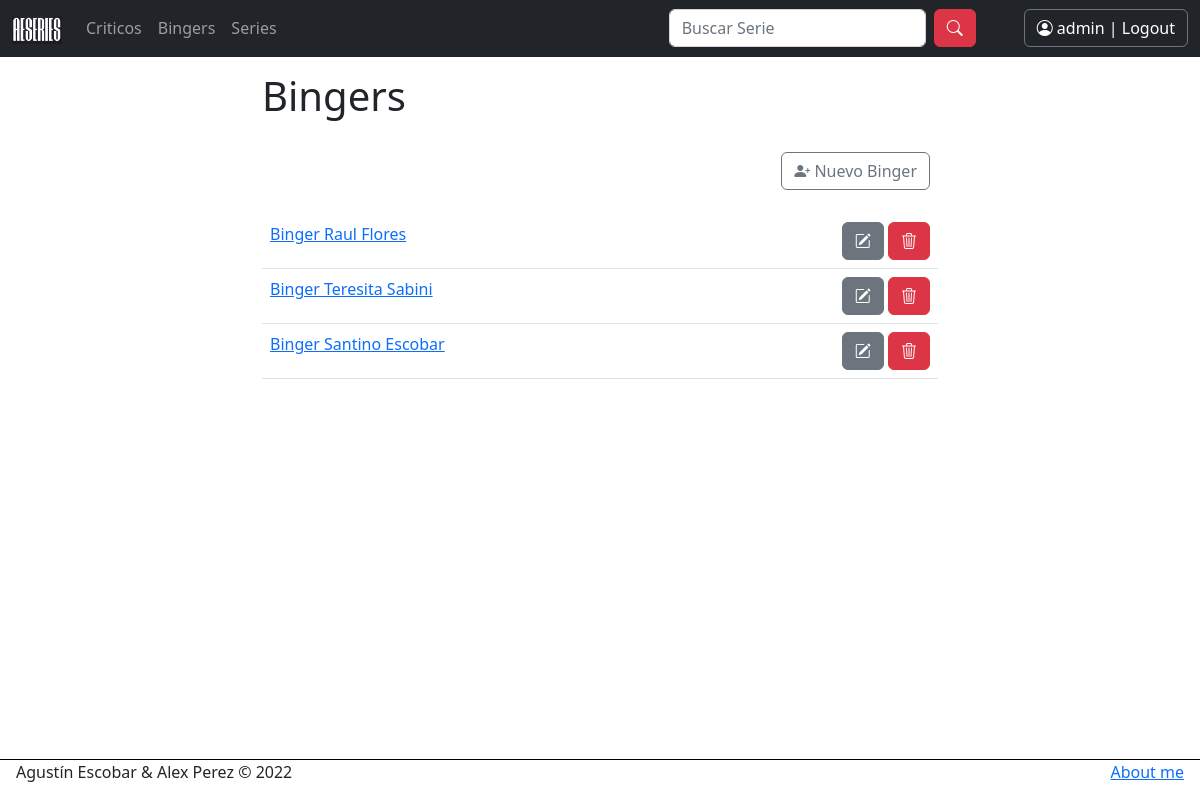
The app's page /usuarios/bingers (signed in) with its own data.
### usuarios/models.py (models this page shows)
class Binger(models.Model):
    nombre = models.CharField(max_length=50)
    apellido = models.CharField(max_length=50)
    email = models.EmailField()
    alias = models.CharField(max_length=20)
    def __str__(self):
        return f"Binger {self.nombre} {self.apellido}"

### usuarios/views.py (the view)
# urls.py: path("bingers", views.bingers, name="ListaBingers"),
def bingers(request):
    user = Binger.objects.all()
    return render(request, "usuarios/bingers.html", {"bingers": user})

### usuarios/templates/usuarios/bingers.html (shortened to what this page needs)
{% extends 'layout.html' %}
{% block contenido %}
    <h1>Bingers</h1>
    <div class="py-4" style="float: right; margin-right: 8px;"><a class="btn btn-outline-secondary" href="{% url 'NuevoBinger' %}"><i class="bi bi-person-plus-fill"></i> Nuevo Binger</a></div>
    <table class="table">
        {% for user in bingers %}
            <tr>
                <td style="max-width: 200px;"><a href="{% url 'VerBinger' user.id %}">{{ user }}</a></td>
                <td><div style="float: right;">
                    <a class="btn btn-secondary" href="{% url 'EditarBinger' user.id %}"><i class="bi bi-pencil-square"></i></a>
                    <a class="btn btn-danger" href="{% url 'EliminarBinger' user.id %}"><i class="bi bi-trash3"></i></a>
                </div></td>
            </tr>
        {% endfor %}
    </table>
{% endblock contenido %}

### usuarios/templates/layout.html (shortened to what this page needs)
{% load static %}
<!DOCTYPE html>
<html lang="en">
<head>
    <link href="https://cdn.jsdelivr.net/npm/bootstrap@5.2.0-beta1/dist/css/bootstrap.min.css" rel="stylesheet">
    <link rel="stylesheet" href="https://cdn.jsdelivr.net/npm/bootstrap-icons@1.8.2/font/bootstrap-icons.css">
</head>
<body style="margin: 0;">
    <nav class="navbar navbar-expand-lg navbar-dark bg-dark fixed-top">
        <div class="container-fluid">
          <a class="navbar-brand" href="{% url 'Inicio' %} "><img src="/media/AESeries-small.png" alt="" width="50" height="28"></a>
          <div class="collapse navbar-collapse" id="navbarSupportedContent">
            <ul class="navbar-nav me-auto mb-2 mb-lg-0">
              {% if user.is_authenticated %}
                <li class="nav-item">
                  <a class="nav-link" aria-current="page" href=" {% url 'ListaCriticos' %} ">Criticos</a>
                </li>
              <li class="nav-item">
                <a class="nav-link" href=" {% url 'ListaBingers' %} ">Bingers</a>
              </li>
              {% endif %}
              <li class="nav-item">
                <a class="nav-link" href=" {% url 'SerieList' %} ">Series</a>
              </li>
            </ul>
            <form class="d-flex mx-5" role="search" action="/paginas/buscar/" method="GET">
              <input class="form-control me-2" type="search" placeholder="Buscar Serie" aria-label="Search" name="nombre" id="nombre">
              <button class="btn btn-danger" type="submit"><i class="bi bi-search"></i></button>
            </form>
            {% if not user.is_authenticated%}
              <a style="color:white; margin-right:10px;" class="btn btn-outline-secondary" href=" {% url 'Register' %} ">Registrarse</a>
              <a style="color:white; font-weight: bold;" class="btn btn-outline-secondary" href=" {% url 'Login' %} "><i class="bi bi-person-circle" style= "font-size: 14px"></i> | Login</a>
            {% else %}
              <a style="color:white;" class="btn btn-outline-secondary" href=" {% url 'Logout' %} "><i class="bi bi-person-circle"></i>  {{ user.username }} | Logout</a>
            {% endif %}
          </div>
        </div>
      </nav>
    <div style="display: flex; flex-direction: column; min-height: 100vh;">
        <div style="flex-grow: 1; padding-inline: 1rem;">
        <div class="container mt-4 pt-5">
            {% block contenido %}
            {% endblock contenido %}
        </div>
        </div>
        <div style="flex-wrap: wrap; border-top: 1px solid black; padding-inline: 1rem;">
            <footer style="display: flex; justify-content: space-between;">
                <p>
                    Agustín Escobar & Alex Perez © 2022
                </p>
                <p>
                    <a href="{% url 'About' %} ">About me</a>
                </p>
            </footer>
        </div>
    </div>
</body>
</html>

### usuarios/templates/layout.html (style rules this page uses)
.container { max-width: 700px; }

### records on screen
Binger: nombre+apellido "Binger Raul Flores"
Binger: nombre+apellido "Binger Teresita Sabini"
Binger: nombre+apellido "Binger Santino Escobar"

### other values on screen
{{ user.username }} "admin"
